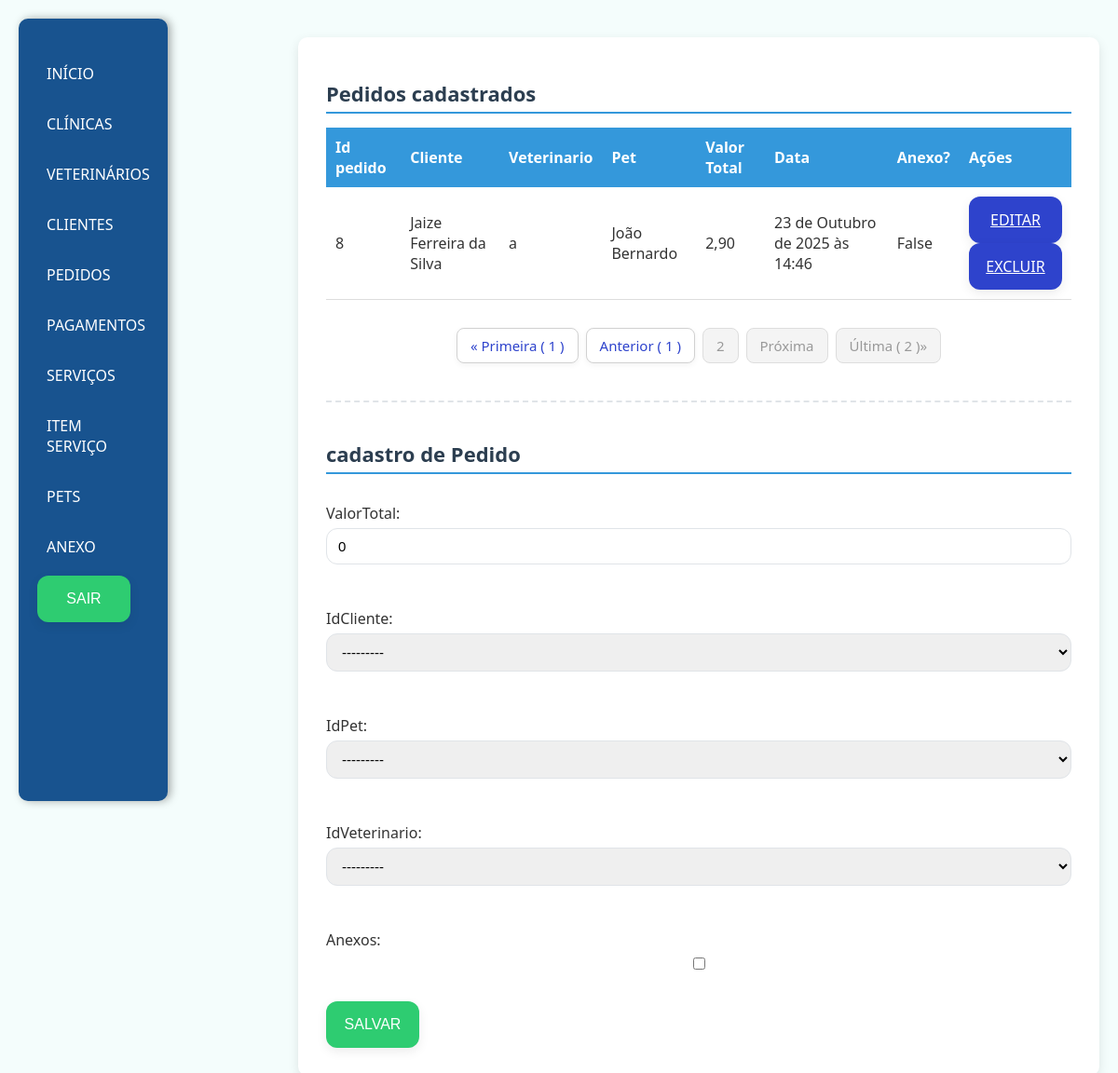
Page /pedido/?pc=2 (signed in) on the committed database.
### app/models.py (models this page shows, shortened)
class Pedido(models.Model):
    dataPedido = models.DateTimeField(auto_now_add=True)
    valorTotal = models.DecimalField(max_digits=10, decimal_places=2, default=0)
    idCliente = models.ForeignKey(Cliente, on_delete=models.SET_NULL, null=True)
    idPet = models.ForeignKey(Pet, on_delete=models.SET_NULL, null=True)
    idVeterinario = models.ForeignKey(Veterinario, on_delete=models.SET_NULL, null=True)
    anexos = models.BooleanField(null=True)

class Cliente(models.Model):
    nome = models.CharField(max_length=50)
    telefone = models.CharField(max_length=20)
    email = models.EmailField(max_length=254, blank=True)
    endereco = models.TextField()
    idClinica = models.ForeignKey(Clinica, on_delete=models.SET_NULL, null=True)
    def __str__(self):
        return self.nome

class Veterinario(models.Model):
    nome = models.CharField(max_length=100)
    especialidade = models.CharField(max_length=100)
    telefone = models.CharField(max_length=20)
    idClinica = models.ForeignKey(Clinica, on_delete=models.SET_NULL, null=True)
    def __str__(self):
        return self.nome

class Pet(models.Model):
    nome = models.CharField(max_length=50)
    tipo = models.CharField(max_length=50)
    raca = models.CharField(max_length=50, blank=True)
    dataNascimento = models.DateField(auto_now=False, auto_now_add=False)
    sexo = models.CharField(max_length=50)
    idDono = models.ForeignKey(Cliente, on_delete=models.CASCADE)
    imagemPet = models.ImageField(upload_to='imagemPet', null=True, blank=True)
    def __str__(self):
        return self.nome

### app/views.py (the view)
# urls.py: path('pedido/', views.pedido, name="pedido"),
@login_required
def pedido(request):
    pedidos = Pedido.objects.all()
    pc = request.GET.get('pc',1)
    listaPedidos = Paginator(pedidos, 3).get_page(pc)
    formulario = CadastroPedido_MF
    if request.method == 'POST':
        formulario = CadastroPedido_MF(request.POST)
        if formulario.is_valid():
            formulario.save()
            return redirect("pedido")
    return render(request, 'pedido/pedido.html',{
        "pedidos": listaPedidos, "formulario": formulario
    })

### app/templates/pedido/pedido.html (shortened to what this page needs)
{%extends 'base.html'%}
{%load static%}
{%block estiloCss%}
<link rel="stylesheet" href="{%static 'css/padrao.css'%}">
{%endblock%}
{%block conteudo%}
<div>
<h1>Pedidos cadastrados</h1>
    <table>
        <thead>
            <tr>
            <th>Id pedido</th>
            <th>Cliente</th>
            <th>Veterinario</th>
            <th>Pet</th>
            <th>Valor Total</th>
            <th>Data</th>
            <th>Anexo?</th>
            <th>Ações</th>
        </thead>
        <tbody>
            {%for pedido in pedidos%}
            <tr>
            <td>{{ pedido.id }}</td>
            <td>{{ pedido.idCliente }}</td>
            <td>{{ pedido.idVeterinario }}</td>
            <td>{{ pedido.idPet }}</td>
            <td>{{ pedido.valorTotal }}</td>
            <td>{{ pedido.dataPedido }}</td>
            <td>{{ pedido.anexos }}</td>
            <td>
                <a class="btnA" href="{%url 'editarPedido' pedido.id%}">EDITAR</a>
                <a class="btnA" href="{%url 'excluirPedido' pedido.id%}">EXCLUIR</a>
            </td>
        </tr>
            {%empty%}
            <tr colspan = "4">Nenhum pedido cadastrado no sistema</tr>
            {%endfor%}
        </tbody>
    </table>
      <nav aria-label="Page navigation">
    <ul class="pagination justify-content-center">
    {%if pedidos.number == 1%}
      <li class="page-item disabled">
        <a class="page-link" href="#">&laquo; Primeira &#40 {{pedidos.number}} &#41 </a>
      </li>
      <li class="page-item disabled">
        <a class="page-link" href="#">Anterior</a>
      </li>
      {% else %}
         <li class="page-item">
        <a class="page-link" href="{% url 'pedido' %}?pc=1">&laquo; Primeira &#40 1 &#41 </a>
      </li>
      <li class="page-item">
        <a class="page-link" href="{% url 'pedido' %}?pc={{pedidos.previous_page_number}}">Anterior &#40 {{pedidos.previous_page_number}} &#41</a>
      </li>
      {% endif %}
      <li class="page-item disabled">
        <a class="page-link" href="">{{pedidos.number}}</a>
      </li>
      {%if pedidos.paginator.num_pages == pedidos.number%}
      <li class="page-item disabled">
        <a class="page-link" href="#">Próxima </a>
      </li>
      <li class="page-item disabled">
        <a class="page-link" href="#">Última &#40 {{pedidos.paginator.num_pages}} &#41&raquo;</a>
      </li>
      {%endif%}
    </ul>
    </nav>
    <hr>
     <h1>cadastro de Pedido</h1>
    <form method="POST">
        {{formulario.as_p}}
        <button type="submit">SALVAR</button>
    </form>
</div>
{%endblock%}

### app/static/css/base.css (style rules this page uses)
body { font-family: 'Segoe UI', sans-serif; background-color: #f4fdfc; margin: 0; padding: 20px; color: #333; display: flex; justify-content: space-between; }
form button { background-color: #2ecc71; color: #fff; border: none; padding: 12px 0; font-size: 16px; font-weight: 500; border-radius: 12px; cursor: pointer; transition: all 0.3s ease; box-shadow: 0 4px 12px rgba(0, 0, 0, 0.08); height: 50px; width: 100px; display: flex; align-items: center; justify-content: center; }

### app/static/css/padrao.css (style rules this page uses)
h1 { font-size: 22px; color: #2c3e50; margin-bottom: 15px; border-bottom: 2px solid #3498db; padding-bottom: 5px; }
table { width: 100%; border-collapse: collapse; margin-bottom: 30px; }
thead tr { background-color: #3498db; color: white; }
thead tr th { padding: 10px; text-align: left; }
tbody td { padding: 10px; border-bottom: 1px solid #ddd; }
form { display: flex; flex-direction: column; gap: 15px; }
form button { background-color: #2ecc71; color: #fff; border: none; padding: 12px 0; font-size: 16px; font-weight: 500; border-radius: 12px; cursor: pointer; transition: all 0.3s ease; box-shadow: 0 4px 12px rgba(0, 0, 0, 0.08); height: 50px; width: 100px; display: flex; align-items: center; justify-content: center; }
hr { margin: 40px 0; border: none; border-top: 1px solid #ccc; }
.btnA { background-color: #2e43cc; color: #fff; border: none; font-size: 16px; font-weight: 500; border-radius: 12px; cursor: pointer; transition: all 0.3s ease; box-shadow: 0 4px 12px rgba(0, 0, 0, 0.08); height: 50px; width: 100px; display: flex; align-items: center; justify-content: center; }
form p { display: flex; flex-direction: column; }
form label { font-weight: 500; margin-bottom: 5px; }
form input, form select, form textarea { padding: 10px 12px; border: 1px solid #e0e4e8; border-radius: 12px; font-size: 15px; outline: none; transition: all 0.3s ease; }
hr { border: none; border-top: 2px dashed #e0e4e8; margin: 40px 0; }
.pagination { display: flex; justify-content: center; align-items: center; list-style: none; padding-left: 0; margin: 30px 0; gap: 8px; flex-wrap: wrap; font-family: 'Segoe UI', sans-serif; }
.page-item { display: inline-block; }
.page-link { display: block; color: #2e43cc; background-color: #ffffff; border: 1px solid #d1d1d1; border-radius: 8px; padding: 8px 14px; font-size: 15px; font-weight: 500; text-decoration: none; transition: all 0.3s ease; box-shadow: 0 2px 6px rgba(0, 0, 0, 0.05); }
.page-item.disabled .page-link { color: #999; background-color: #f4f4f4; border-color: #ddd; cursor: not-allowed; box-shadow: none; }

### rows in the picture
Pedido: id "8", idCliente "Jaize Ferreira da Silva", idVeterinario "a", idPet "João Bernardo", valorTotal "2,90", dataPedido "23 de Outubro de 2025 às 14:46", anexos "False"

### other values in the picture
{{ pedidos.previous_page_number }} "1"
{{ pedidos.number }} "2"
{{ pedidos.paginator.num_pages }} "2"
